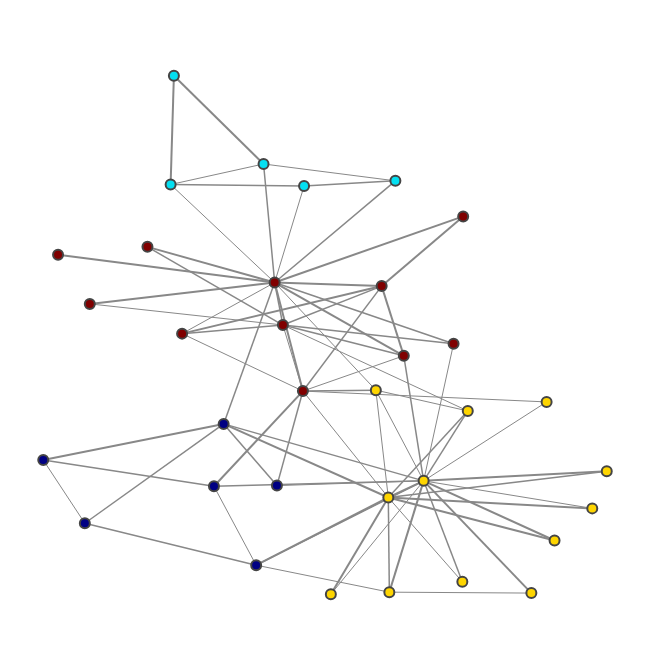

The code cell stored with this chart in its notebook:
### Code cell
iplot(nf2)

### Figure 1 — Plotly figure (JSON) as saved in the notebook; plotly's stock layout.template omitted (floating-point values rounded to 4 significant figures)
{"data": [{"hoverinfo": "none", "line": {"color": "#888", "width": 1.5}, "mode": "lines", "type": "scatter", "x": [-0.8802, -0.828], "y": [0.7173, 0.2823]}, {"hoverinfo": "none", "line": {"color": "#888", "width": 2}, "mode": "lines", "type": "scatter", "x": [-0.8802, -0.7011], "y": [0.7173, -0.3936]}, {"hoverinfo": "none", "line": {"color": "#888", "width": 1}, "mode": "lines", "type": "scatter", "x": [-0.828, -0.7011], "y": [0.2823, -0.3936]}, {"hoverinfo": "none", "line": {"color": "#888", "width": 2}, "mode": "lines", "type": "scatter", "x": [-0.8802, -0.2019], "y": [0.7173, 0.6808]}, {"hoverinfo": "none", "line": {"color": "#888", "width": 1.5}, "mode": "lines", "type": "scatter", "x": [-0.828, -0.2019], "y": [0.2823, 0.6808]}, {"hoverinfo": "none", "line": {"color": "#888", "width": 1.5}, "mode": "lines", "type": "scatter", "x": [-0.7011, -0.2019], "y": [-0.3936, 0.6808]}, {"hoverinfo": "none", "line": {"color": "#888", "width": 1}, "mode": "lines", "type": "scatter", "x": [-0.8802, -0.6938], "y": [0.7173, 1.704]}, {"hoverinfo": "none", "line": {"color": "#888", "width": 1.5}, "mode": "lines", "type": "scatter", "x": [-0.8802, -0.9506], "y": [0.7173, 1.93]}, {"hoverinfo": "none", "line": {"color": "#888", "width": 1}, "mode": "lines", "type": "scatter", "x": [-0.8802, -1.54], "y": [0.7173, 1.72]}, {"hoverinfo": "none", "line": {"color": "#888", "width": 1.5}, "mode": "lines", "type": "scatter", "x": [-0.6938, -1.54], "y": [1.704, 1.72]}, {"hoverinfo": "none", "line": {"color": "#888", "width": 1}, "mode": "lines", "type": "scatter", "x": [-0.9506, -1.54], "y": [1.93, 1.72]}, {"hoverinfo": "none", "line": {"color": "#888", "width": 1}, "mode": "lines", "type": "scatter", "x": [-0.8802, -1.467], "y": [0.7173, 0.1943]}, {"hoverinfo": "none", "line": {"color": "#888", "width": 1.5}, "mode": "lines", "type": "scatter", "x": [-0.828, -1.467], "y": [0.2823, 0.1943]}, {"hoverinfo": "none", "line": {"color": "#888", "width": 1}, "mode": "lines", "type": "scatter", "x": [-0.7011, -1.467], "y": [-0.3936, 0.1943]}, {"hoverinfo": "none", "line": {"color": "#888", "width": 2}, "mode": "lines", "type": "scatter", "x": [-0.2019, -1.467], "y": [0.6808, 0.1943]}, {"hoverinfo": "none", "line": {"color": "#888", "width": 1}, "mode": "lines", "type": "scatter", "x": [-0.8802, -0.2388], "y": [0.7173, -0.3841]}, {"hoverinfo": "none", "line": {"color": "#888", "width": 1.5}, "mode": "lines", "type": "scatter", "x": [-0.7011, -0.2388], "y": [-0.3936, -0.3841]}, {"hoverinfo": "none", "line": {"color": "#888", "width": 1}, "mode": "lines", "type": "scatter", "x": [-0.7011, 0.8436], "y": [-0.3936, -0.5047]}, {"hoverinfo": "none", "line": {"color": "#888", "width": 1.5}, "mode": "lines", "type": "scatter", "x": [-0.8802, -0.1149], "y": [0.7173, 1.758]}, {"hoverinfo": "none", "line": {"color": "#888", "width": 1.5}, "mode": "lines", "type": "scatter", "x": [-0.6938, -0.1149], "y": [1.704, 1.758]}, {"hoverinfo": "none", "line": {"color": "#888", "width": 1}, "mode": "lines", "type": "scatter", "x": [-0.9506, -0.1149], "y": [1.93, 1.758]}, {"hoverinfo": "none", "line": {"color": "#888", "width": 2}, "mode": "lines", "type": "scatter", "x": [-0.8802, -2.253], "y": [0.7173, 1.001]}, {"hoverinfo": "none", "line": {"color": "#888", "width": 2}, "mode": "lines", "type": "scatter", "x": [-0.8802, 0.3148], "y": [0.7173, 1.394]}, {"hoverinfo": "none", "line": {"color": "#888", "width": 2}, "mode": "lines", "type": "scatter", "x": [-0.2019, 0.3148], "y": [0.6808, 1.394]}, {"hoverinfo": "none", "line": {"color": "#888", "width": 2}, "mode": "lines", "type": "scatter", "x": [-0.8802, -0.06162], "y": [0.7173, -0.03245]}, {"hoverinfo": "none", "line": {"color": "#888", "width": 1.5}, "mode": "lines", "type": "scatter", "x": [-0.828, -0.06162], "y": [0.2823, -0.03245]}, {"hoverinfo": "none", "line": {"color": "#888", "width": 1}, "mode": "lines", "type": "scatter", "x": [-0.7011, -0.06162], "y": [-0.3936, -0.03245]}, {"hoverinfo": "none", "line": {"color": "#888", "width": 2}, "mode": "lines", "type": "scatter", "x": [-0.2019, -0.06162], "y": [0.6808, -0.03245]}, {"hoverinfo": "none", "line": {"color": "#888", "width": 2}, "mode": "lines", "type": "scatter", "x": [-0.9506, -1.519], "y": [1.93, 2.833]}, {"hoverinfo": "none", "line": {"color": "#888", "width": 2}, "mode": "lines", "type": "scatter", "x": [-1.54, -1.519], "y": [1.72, 2.833]}, {"hoverinfo": "none", "line": {"color": "#888", "width": 2}, "mode": "lines", "type": "scatter", "x": [-0.8802, -1.686], "y": [0.7173, 1.083]}, {"hoverinfo": "none", "line": {"color": "#888", "width": 1.5}, "mode": "lines", "type": "scatter", "x": [-0.828, -1.686], "y": [0.2823, 1.083]}, {"hoverinfo": "none", "line": {"color": "#888", "width": 1.5}, "mode": "lines", "type": "scatter", "x": [-0.8802, 0.2539], "y": [0.7173, 0.09079]}, {"hoverinfo": "none", "line": {"color": "#888", "width": 1.5}, "mode": "lines", "type": "scatter", "x": [-0.828, 0.2539], "y": [0.2823, 0.09079]}, {"hoverinfo": "none", "line": {"color": "#888", "width": 2}, "mode": "lines", "type": "scatter", "x": [-0.8802, -2.052], "y": [0.7173, 0.4987]}, {"hoverinfo": "none", "line": {"color": "#888", "width": 1}, "mode": "lines", "type": "scatter", "x": [-0.828, -2.052], "y": [0.2823, 0.4987]}, {"hoverinfo": "none", "line": {"color": "#888", "width": 1.5}, "mode": "lines", "type": "scatter", "x": [-0.9975, -2.083], "y": [-2.175, -1.746]}, {"hoverinfo": "none", "line": {"color": "#888", "width": 1}, "mode": "lines", "type": "scatter", "x": [-2.347, -2.083], "y": [-1.1, -1.746]}, {"hoverinfo": "none", "line": {"color": "#888", "width": 2}, "mode": "lines", "type": "scatter", "x": [-0.7011, -1.265], "y": [-0.3936, -1.368]}, {"hoverinfo": "none", "line": {"color": "#888", "width": 1}, "mode": "lines", "type": "scatter", "x": [-0.9975, -1.265], "y": [-2.175, -1.368]}, {"hoverinfo": "none", "line": {"color": "#888", "width": 1.5}, "mode": "lines", "type": "scatter", "x": [-2.347, -1.265], "y": [-1.1, -1.368]}, {"hoverinfo": "none", "line": {"color": "#888", "width": 1.5}, "mode": "lines", "type": "scatter", "x": [-0.7011, -0.8658], "y": [-0.3936, -1.361]}, {"hoverinfo": "none", "line": {"color": "#888", "width": 1}, "mode": "lines", "type": "scatter", "x": [-0.9975, -0.1532], "y": [-2.175, -2.452]}, {"hoverinfo": "none", "line": {"color": "#888", "width": 1}, "mode": "lines", "type": "scatter", "x": [0.747, -0.1532], "y": [-2.461, -2.452]}, {"hoverinfo": "none", "line": {"color": "#888", "width": 1}, "mode": "lines", "type": "scatter", "x": [-0.828, 0.344], "y": [0.2823, -0.597]}, {"hoverinfo": "none", "line": {"color": "#888", "width": 1}, "mode": "lines", "type": "scatter", "x": [-0.2388, 0.344], "y": [-0.3841, -0.597]}, {"hoverinfo": "none", "line": {"color": "#888", "width": 1.5}, "mode": "lines", "type": "scatter", "x": [-0.8802, -1.203], "y": [0.7173, -0.7295]}, {"hoverinfo": "none", "line": {"color": "#888", "width": 2}, "mode": "lines", "type": "scatter", "x": [-2.347, -1.203], "y": [-1.1, -0.7295]}, {"hoverinfo": "none", "line": {"color": "#888", "width": 1.5}, "mode": "lines", "type": "scatter", "x": [-2.083, -1.203], "y": [-1.746, -0.7295]}, {"hoverinfo": "none", "line": {"color": "#888", "width": 1.5}, "mode": "lines", "type": "scatter", "x": [-0.8658, -1.203], "y": [-1.361, -0.7295]}, {"hoverinfo": "none", "line": {"color": "#888", "width": 1}, "mode": "lines", "type": "scatter", "x": [-0.7011, -0.1597], "y": [-0.3936, -1.483]}, {"hoverinfo": "none", "line": {"color": "#888", "width": 1}, "mode": "lines", "type": "scatter", "x": [-0.2388, -0.1597], "y": [-0.3841, -1.483]}, {"hoverinfo": "none", "line": {"color": "#888", "width": 1}, "mode": "lines", "type": "scatter", "x": [0.3095, -0.1597], "y": [-2.345, -1.483]}, {"hoverinfo": "none", "line": {"color": "#888", "width": 2}, "mode": "lines", "type": "scatter", "x": [0.894, -0.1597], "y": [-1.923, -1.483]}, {"hoverinfo": "none", "line": {"color": "#888", "width": 2}, "mode": "lines", "type": "scatter", "x": [-0.524, -0.1597], "y": [-2.473, -1.483]}, {"hoverinfo": "none", "line": {"color": "#888", "width": 1.5}, "mode": "lines", "type": "scatter", "x": [1.225, -0.1597], "y": [-1.214, -1.483]}, {"hoverinfo": "none", "line": {"color": "#888", "width": 2}, "mode": "lines", "type": "scatter", "x": [1.133, -0.1597], "y": [-1.594, -1.483]}, {"hoverinfo": "none", "line": {"color": "#888", "width": 2}, "mode": "lines", "type": "scatter", "x": [-0.9975, -0.1597], "y": [-2.175, -1.483]}, {"hoverinfo": "none", "line": {"color": "#888", "width": 1.5}, "mode": "lines", "type": "scatter", "x": [-0.1532, -0.1597], "y": [-2.452, -1.483]}, {"hoverinfo": "none", "line": {"color": "#888", "width": 1.5}, "mode": "lines", "type": "scatter", "x": [0.344, -0.1597], "y": [-0.597, -1.483]}, {"hoverinfo": "none", "line": {"color": "#888", "width": 2}, "mode": "lines", "type": "scatter", "x": [-1.203, -0.1597], "y": [-0.7295, -1.483]}, {"hoverinfo": "none", "line": {"color": "#888", "width": 1}, "mode": "lines", "type": "scatter", "x": [-0.2388, 0.06419], "y": [-0.3841, -1.312]}, {"hoverinfo": "none", "line": {"color": "#888", "width": 1}, "mode": "lines", "type": "scatter", "x": [0.8436, 0.06419], "y": [-0.5047, -1.312]}, {"hoverinfo": "none", "line": {"color": "#888", "width": 1.5}, "mode": "lines", "type": "scatter", "x": [-0.06162, 0.06419], "y": [-0.03245, -1.312]}, {"hoverinfo": "none", "line": {"color": "#888", "width": 1.5}, "mode": "lines", "type": "scatter", "x": [0.3095, 0.06419], "y": [-2.345, -1.312]}, {"hoverinfo": "none", "line": {"color": "#888", "width": 2}, "mode": "lines", "type": "scatter", "x": [0.894, 0.06419], "y": [-1.923, -1.312]}, {"hoverinfo": "none", "line": {"color": "#888", "width": 1}, "mode": "lines", "type": "scatter", "x": [-0.524, 0.06419], "y": [-2.473, -1.312]}, {"hoverinfo": "none", "line": {"color": "#888", "width": 1}, "mode": "lines", "type": "scatter", "x": [0.2539, 0.06419], "y": [0.09079, -1.312]}, {"hoverinfo": "none", "line": {"color": "#888", "width": 2}, "mode": "lines", "type": "scatter", "x": [1.225, 0.06419], "y": [-1.214, -1.312]}, {"hoverinfo": "none", "line": {"color": "#888", "width": 1}, "mode": "lines", "type": "scatter", "x": [1.133, 0.06419], "y": [-1.594, -1.312]}, {"hoverinfo": "none", "line": {"color": "#888", "width": 1.5}, "mode": "lines", "type": "scatter", "x": [-0.9975, 0.06419], "y": [-2.175, -1.312]}, {"hoverinfo": "none", "line": {"color": "#888", "width": 2}, "mode": "lines", "type": "scatter", "x": [0.747, 0.06419], "y": [-2.461, -1.312]}, {"hoverinfo": "none", "line": {"color": "#888", "width": 1.5}, "mode": "lines", "type": "scatter", "x": [-1.265, 0.06419], "y": [-1.368, -1.312]}, {"hoverinfo": "none", "line": {"color": "#888", "width": 1}, "mode": "lines", "type": "scatter", "x": [-0.8658, 0.06419], "y": [-1.361, -1.312]}, {"hoverinfo": "none", "line": {"color": "#888", "width": 2}, "mode": "lines", "type": "scatter", "x": [-0.1532, 0.06419], "y": [-2.452, -1.312]}, {"hoverinfo": "none", "line": {"color": "#888", "width": 1.5}, "mode": "lines", "type": "scatter", "x": [0.344, 0.06419], "y": [-0.597, -1.312]}, {"hoverinfo": "none", "line": {"color": "#888", "width": 1.5}, "mode": "lines", "type": "scatter", "x": [-1.203, 0.06419], "y": [-0.7295, -1.312]}, {"hoverinfo": "none", "line": {"color": "#888", "width": 2}, "mode": "lines", "type": "scatter", "x": [-0.1597, 0.06419], "y": [-1.483, -1.312]}, {"hoverinfo": "text", "marker": {"color": [0, 0, 0, 0, 2, 2, 2, 0, 1, 1, 2, 0, 0, 0, 1, 1, 2, 0, 1, 0, 1, 0, 1, 3, 3, 3, 1, 3, 3, 1, 1, 3, 1, 1], "colorbar": {"thickness": 15, "title": "", "titleside": "right", "xanchor": "left"}, "colorscale": "Jet", "line": {"width": 2}, "reversescale": true, "showscale": false, "size": 10}, "mode": "markers", "showlegend": true, "text": ["Group Number: 0", "Group Number: 0", "Group Number: 0", "Group Number: 0", "Group Number: 2", "Group Number: 2", "Group Number: 2", "Group Number: 0", "Group Number: 1", "Group Number: 1", "Group Number: 2", "Group Number: 0", "Group Number: 0", "Group Number: 0", "Group Number: 1", "Group Number: 1", "Group Number: 2", "Group Number: 0", "Group Number: 1", "Group Number: 0", "Group Number: 1", "Group Number: 0", "Group Number: 1", "Group Number: 3", "Group Number: 3", "Group Number: 3", "Group Number: 1", "Group Number: 3", "Group Number: 3", "Group Number: 1", "Group Number: 1", "Group Number: 3", "Group Number: 1", "Group Number: 1"], "type": "scatter", "x": [-0.8802, -0.828, -0.7011, -0.2019, -0.6938, -0.9506, -1.54, -1.467, -0.2388, 0.8436, -0.1149, -2.253, 0.3148, -0.06162, 0.3095, 0.894, -1.519, -1.686, -0.524, 0.2539, 1.225, -2.052, 1.133, -0.9975, -2.347, -2.083, 0.747, -1.265, -0.8658, -0.1532, 0.344, -1.203, -0.1597, 0.06419], "y": [0.7173, 0.2823, -0.3936, 0.6808, 1.704, 1.93, 1.72, 0.1943, -0.3841, -0.5047, 1.758, 1.001, 1.394, -0.03245, -2.345, -1.923, 2.833, 1.083, -2.473, 0.09079, -1.214, 0.4987, -1.594, -2.175, -1.1, -1.746, -2.461, -1.368, -1.361, -2.452, -0.597, -0.7295, -1.483, -1.312]}], "layout": {"annotations": [{"showarrow": false, "text": "", "x": 0.005, "xref": "paper", "y": -0.002, "yref": "paper"}], "height": 650, "hovermode": "closest", "margin": {"b": 20, "l": 5, "r": 5, "t": 40}, "showlegend": false, "title": "", "titlefont": {"size": 16}, "width": 650, "xaxis": {"showgrid": false, "showticklabels": false, "zeroline": false}, "yaxis": {"showgrid": false, "showticklabels": false, "zeroline": false}}}
